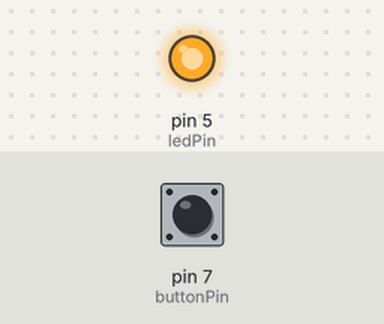
The sketch below on a simulated Arduino Uno, built with avr-gcc and run on an emulated ATmega328P. On the bench: output pins drawn as LEDs (lit = HIGH). The inputs (shaded band) are chosen by the test bench; at power-on: pin 7 (buttonPin) HIGH.

Above: at 0.1 s.
Timing chart, 0 to 1.6 s (numbered marks = the images above):
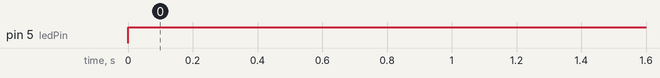

Measured:
- by itself, pin 5 (ledPin): LOW → HIGH at 0.00 s

The sketch:

WithOneLed.ino
```cpp
int buttonPin = 7;
int ledPin = 5;

int buttonState = 0;
boolean light = false;

void setup() {
  pinMode(ledPin, OUTPUT);
  pinMode(buttonPin, INPUT_PULLUP);
}

void loop(){
  buttonState = digitalRead(buttonPin);

  //If button pressed...
  if (buttonState == HIGH) {
    if ( light == 0){
      digitalWrite(ledPin, HIGH);
      light = true;
    }
    else if ( light == true){
      // If the pin is conected to ground this variable should be
      // digitalWrite (ledPin, LOW);
      digitalWrite(ledPin, HIGH);
      light = false;
    }
  }
  }
```
